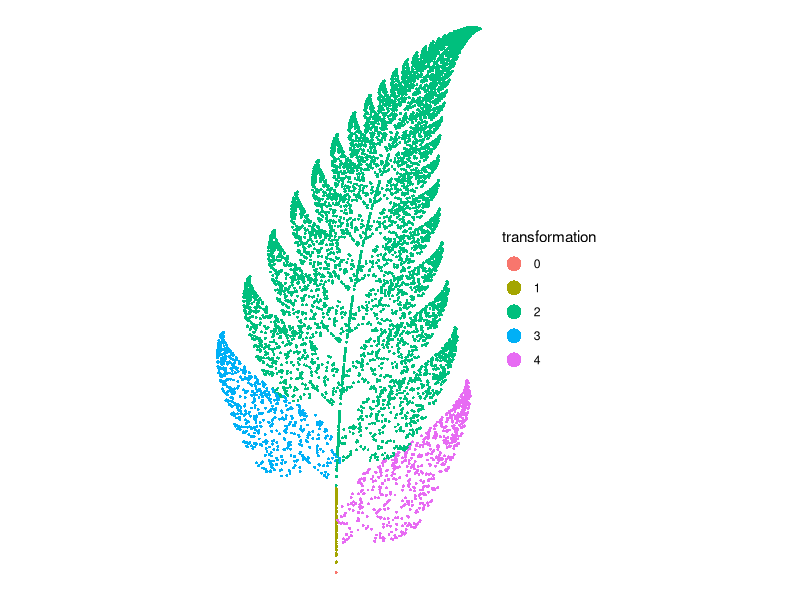

Reproduce this figure in R.

library(ggplot2)
library(tibble)
library(purrr)
library(dplyr)

fern_transform <- function(coord, ind) {
  
  # coefficients for the stem function f_1
  if(ind == 1) {
    mat <- matrix(c(0, 0, 0, .16), 2, 2) # matrix to multiply
    off <- c(0, 0)                       # offset vector to add
  }
  
  # coefficients for the small leaflet function f_2
  if(ind == 2) {
    mat <- matrix(c(.85, -.04, .04, .85), 2, 2)
    off <- c(0, 1.6)                      
  }
  # coefficients for the right-side function f_3
  if(ind == 3) {
    mat <- matrix(c(.2, .23, -.26, .22), 2, 2)
    off <- c(0, 1.6)                      
  }
  
  # coefficients for the left-side function f_4
  if(ind == 4) {
    mat <- matrix(c(-.15, .26, .28, .24), 2, 2)
    off <- c(0, .44)                     
  }
  
  # return the affine transformed coords
  coord <- mat %*% coord + off
  return(coord)
}

fern_chaos <- function(iterations = 10000, seed = NULL) {
  if(!is.null(seed)) set.seed(seed)
  
  # which transformation to apply at each iteration
  transform_index <- sample(
    x = 1:4, 
    size = iterations, 
    replace= TRUE, 
    prob = c(.01, .85, .07, .07)
  )
  
  # initialise chaos game at the origin
  start <- matrix(c(0, 0))
  
  # helper function to collapse accumulated output
  bind_to_column_matrix <- function(lst) {
    do.call(cbind, lst)
  }
  
  # iterate until done!
  coord_matrix <- transform_index |>
    accumulate(fern_transform, .init = start) |>
    bind_to_column_matrix() 
  
  # tidy the output, add extra columns, and return
  coord_df <- t(coord_matrix) |> 
    as.data.frame() 
  names(coord_df) <- c("x", "y")
  coord_df <- coord_df |>
    as_tibble() |>
    mutate(
      transform = c(0, transform_index),
      iteration = row_number() - 1
    )
  return(coord_df)
}

fern_dat <- fern_chaos(seed = 1)

pic <- ggplot(fern_dat, aes(x, y, colour = factor(transform))) +
  geom_point(size = 1, stroke = 0) +
  coord_equal() +
  theme_void() + 
  guides(colour = guide_legend(
    title = "transformation", 
    override.aes = list(size = 5))
  )

plot(pic)

